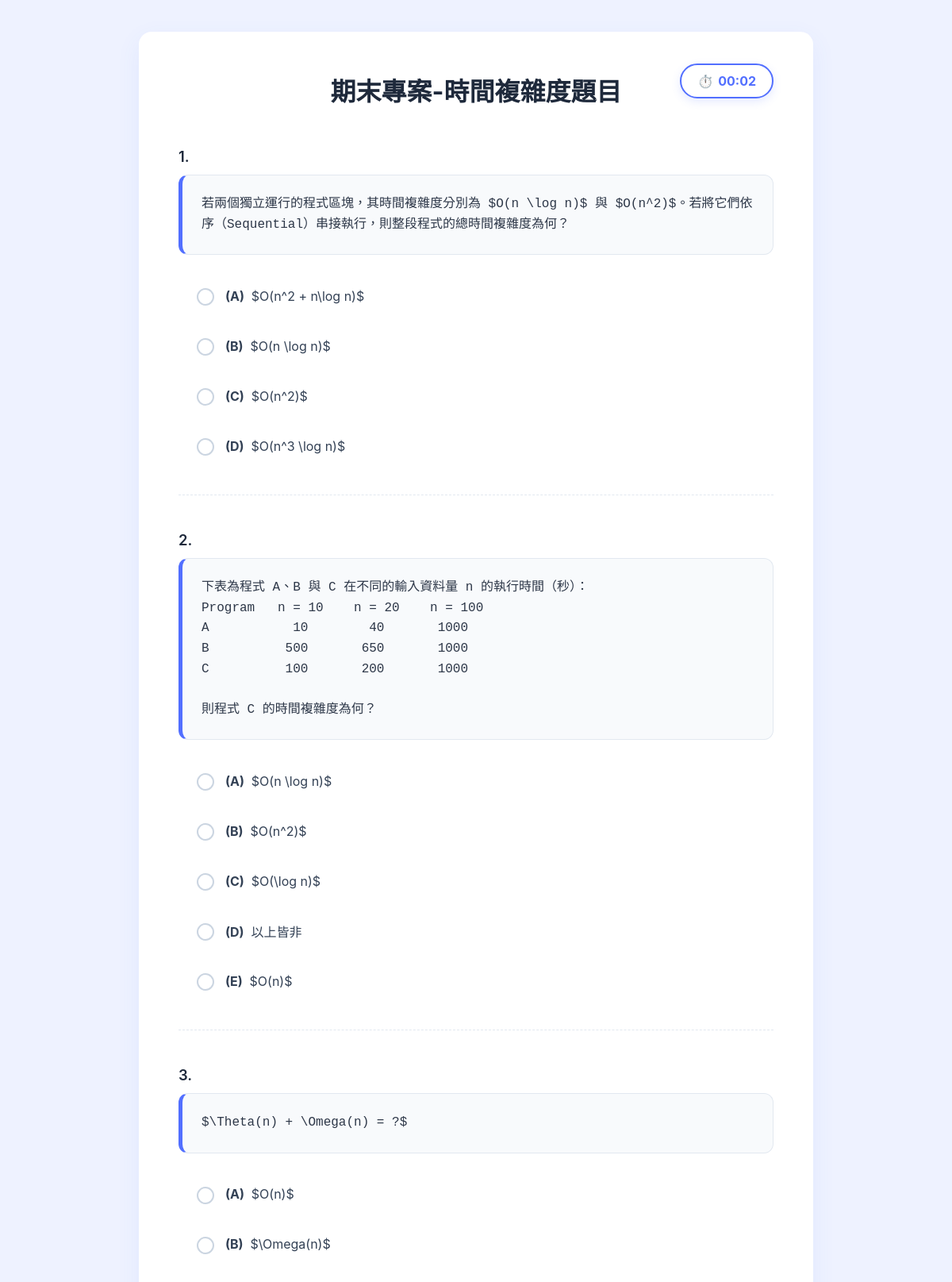
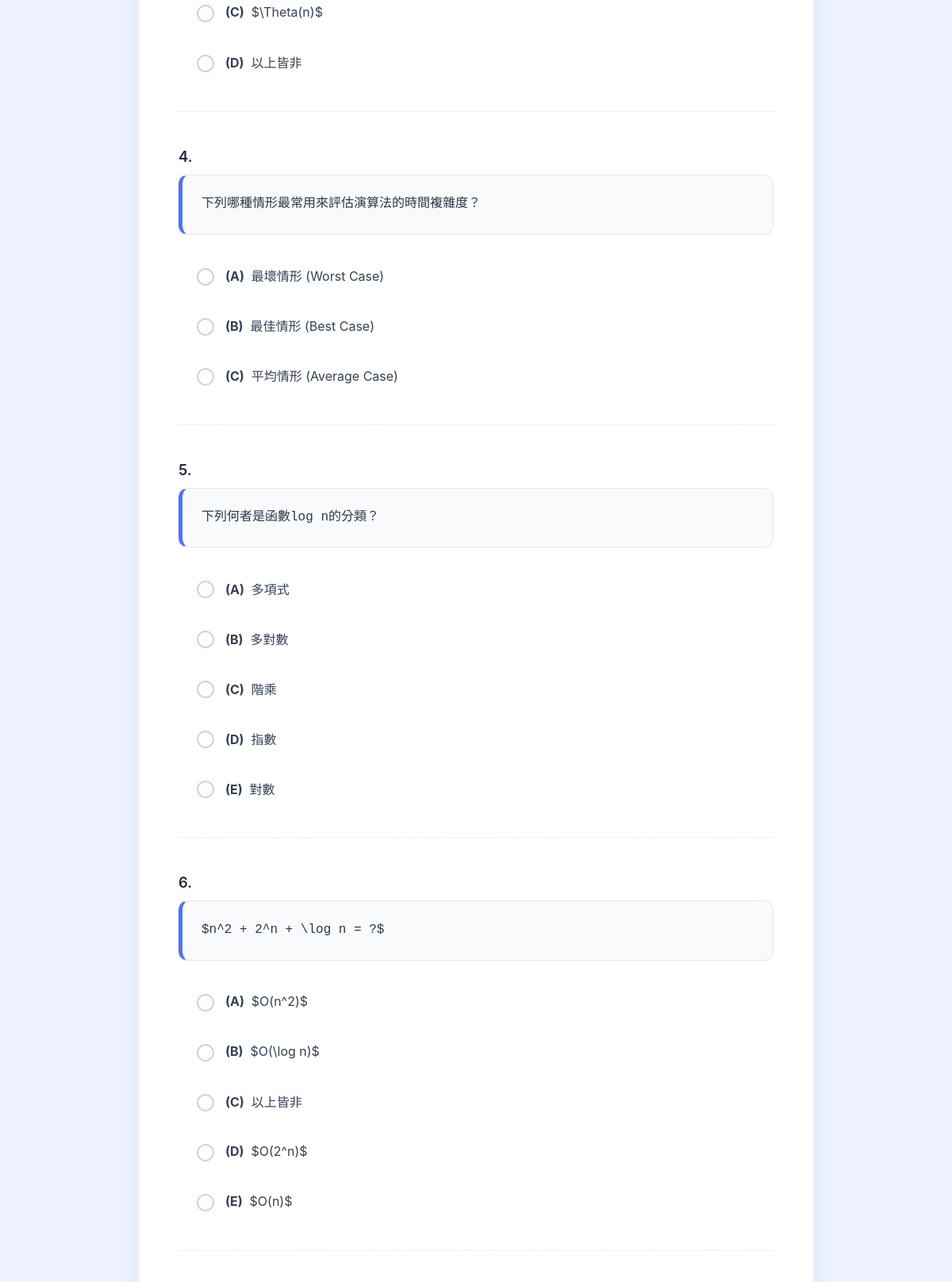
/quiz/ (signed in, upper part), run on the app's committed database (2 pictures, top to bottom).
### quiz/models.py (models this page shows, shortened)
class Question(models.Model):
    content = models.TextField(verbose_name="題目內容")
    explanation = models.TextField(verbose_name="題目解析", blank=True, null=True, default="暫無解析。")

class Choice(models.Model):
    question = models.ForeignKey(Question, related_name='choices', on_delete=models.CASCADE)
    text = models.CharField(max_length=255, verbose_name="選項內容")
    is_correct = models.BooleanField(default=False, verbose_name="正確答案")

### quiz/views.py (the view)
# urls.py: path('quiz/', views.quiz_home, name='quiz_home'),
@login_required(login_url='login')
def quiz_home(request):
    try:
        num_questions_to_get = int(request.GET.get('num', 15))
    except (ValueError, TypeError):
        num_questions_to_get = 15
    wrong_ids = request.session.get('wrong_question_ids', [])
    num_wrong_to_pick = min(len(wrong_ids), num_questions_to_get)
    chosen_wrong_ids = random.sample(wrong_ids, num_wrong_to_pick) if wrong_ids else []
    wrong_questions = list(Question.objects.filter(id__in=chosen_wrong_ids))
    num_remain = num_questions_to_get - len(wrong_questions)
    remain_questions = []
    if num_remain > 0:
        remain_queryset = Question.objects.exclude(id__in=chosen_wrong_ids).order_by('?')[:num_remain]
        remain_questions = list(remain_queryset)
    final_questions = wrong_questions + remain_questions
    random.shuffle(final_questions)
    request.session['current_quiz_ids'] = [q.id for q in final_questions]
    for q in final_questions:
        choices_list = list(q.choices.all())
        random.shuffle(choices_list)
        q.random_choices = choices_list
    return render(request, 'quiz/quiz.html', {'questions': final_questions})

### quiz/templates/quiz/quiz.html (shortened to what this page needs)
<!DOCTYPE html>
<html lang="zh-TW">
<head>
</head>
<body class="tex2jax_process">
    <div class="container">
        <div class="timer-box" id="timerBox">
            ⏱️ <span id="countdown">00:00</span>
        </div>
        <h1>期末專案-時間複雜度題目</h1>
        <form action="{% url 'calculate_score' %}" method="POST">
            {% for q in questions %}
            <div class="question-block">
                <div class="question-number">{{ forloop.counter }}.</div>
                <div class="question-content-box">
                    <div class="monospace-text-div">{{ q.content|safe }}</div>
                </div>
                {% for choice in q.random_choices %}
                <label class="choice-label">
                    <input type="radio" name="q{{ q.id }}" value="{{ choice.id }}" class="choice-input">
                    <span>
                        <strong style="margin-right: 5px;">
                            {% if forloop.counter == 1 %}(A)
                            {% elif forloop.counter == 2 %}(B)
                            {% elif forloop.counter == 3 %}(C)
                            {% elif forloop.counter == 4 %}(D)
                            {% elif forloop.counter == 5 %}(E)
                            {% endif %}
                        </strong>
                        {{ choice.text|slice:"4:"|safe }}
                    </span>
                </label>
                {% endfor %}
            </div>
            {% endfor %}
        </form>
    </div>
</body>
</html>

### quiz/templates/quiz/quiz.html (style rules this page uses)
:root { --primary-color: #526fff; --bg-color: #eef2ff; --text-main: #1e293b; --border-color: #e2e8f0; --transition: all 0.2s ease-in-out; }
body { font-family: -apple-system, BlinkMacSystemFont, "Segoe UI", Roboto, "Helvetica Neue", Arial, sans-serif; background-color: var(--bg-color); color: var(--text-main); margin: 0; padding: 40px 20px; display: flex; justify-content: center; align-items: flex-start; min-height: 100vh; }
.container { width: 100%; max-width: 850px; background-color: #ffffff; padding: 40px 50px; border-radius: 16px; box-shadow: 0 10px 30px rgba(82, 111, 255, 0.08); box-sizing: border-box; position: relative; }
.timer-box { position: sticky; top: 20px; float: right; margin-bottom: -50px; background-color: #ffffff; padding: 10px 20px; border-radius: 30px; box-shadow: 0 4px 12px rgba(82, 111, 255, 0.15); border: 2px solid var(--primary-color); display: flex; align-items: center; gap: 6px; font-size: 1rem; font-weight: 700; color: var(--primary-color); z-index: 1000; }
h1 { text-align: center; font-size: 2rem; color: var(--text-main); margin-top: 10px; margin-bottom: 50px; font-weight: 700; clear: both; }
.question-block { margin-bottom: 45px; padding-bottom: 25px; border-bottom: 1px dashed var(--border-color); clear: both; }
.question-number { font-size: 1.15rem; font-weight: 600; margin-bottom: 12px; }
.question-content-box { display: block; background-color: #f8fafc; padding: 24px; border-radius: 12px; border-left: 5px solid var(--primary-color); border-top: 1px solid var(--border-color); border-right: 1px solid var(--border-color); border-bottom: 1px solid var(--border-color); margin-bottom: 25px; }
.monospace-text-div { font-family: "Fira Code", Consolas, Monaco, "Courier New", monospace; white-space: pre-wrap; font-size: 1rem; color: #2d3748; line-height: 1.6; margin: 0; }
.choice-label { display: flex; align-items: center; margin-bottom: 10px; padding: 14px 18px; border-radius: 10px; cursor: pointer; transition: var(--transition); font-size: 1rem; color: #334155; }
.choice-input { appearance: none; -webkit-appearance: none; width: 22px; height: 22px; border: 2px solid #cbd5e1; border-radius: 50%; margin-right: 14px; outline: none; display: grid; place-content: center; transition: var(--transition); background-color: #fff; flex-shrink: 0; }
.choice-input::before { content: ""; width: 11px; height: 11px; border-radius: 50%; transform: scale(0); transition: 0.15s transform ease-in-out; background-color: #fff; }

### data on the page
Question: content "若兩個獨立運行的程式區塊，其時間複雜度分別為 $O(n \\log n)$ 與 $O(n^2)$。若將它們依序（Sequential）串接執行，則整段程式的總時間複雜度為何？"
Choice: shows "(A)", text "$O(n^2 + n\\log n)$"
Choice: shows "(B)", text "$O(n \\log n)$"
Choice: shows "(C)", text "$O(n^2)$"
Choice: shows "(D)", text "$O(n^3 \\log n)$"
Question: content "下表為程式 A、B 與 C 在不同的輸入資料量 n 的執行時間（秒）： Program n = 10 n = 20 n = 100 A 10 40 1000 B 500 650 1000 C 100 200 1000 則程式 C 的時間複雜度為何？"
Choice: shows "(A)", text "$O(n \\log n)$"
Choice: shows "(B)", text "$O(n^2)$"
Choice: shows "(C)", text "$O(\\log n)$"
Choice: shows "(D)", text "以上皆非"
Choice: shows "(E)", text "$O(n)$"
Question: content "$\\Theta(n) + \\Omega(n) = ?$"
Choice: shows "(A)", text "$O(n)$"
Choice: shows "(B)", text "$\\Omega(n)$"
Choice: shows "(C)", text "$\\Theta(n)$"
Choice: shows "(D)", text "以上皆非"
Question: content "下列哪種情形最常用來評估演算法的時間複雜度？"
Choice: shows "(A)", text "最壞情形 (Worst Case)"
Choice: shows "(B)", text "最佳情形 (Best Case)"
Choice: shows "(C)", text "平均情形 (Average Case)"
Question: content "下列何者是函數log n的分類？"
Choice: shows "(A)", text "多項式"
Choice: shows "(B)", text "多對數"
Choice: shows "(C)", text "階乘"
Choice: shows "(D)", text "指數"
Choice: shows "(E)", text "對數"
Question: content "$n^2 + 2^n + \\log n = ?$"
Choice: shows "(A)", text "$O(n^2)$"
Choice: shows "(B)", text "$O(\\log n)$"
Choice: shows "(C)", text "以上皆非"
Choice: shows "(D)", text "$O(2^n)$"
Choice: shows "(E)", text "$O(n)$"
